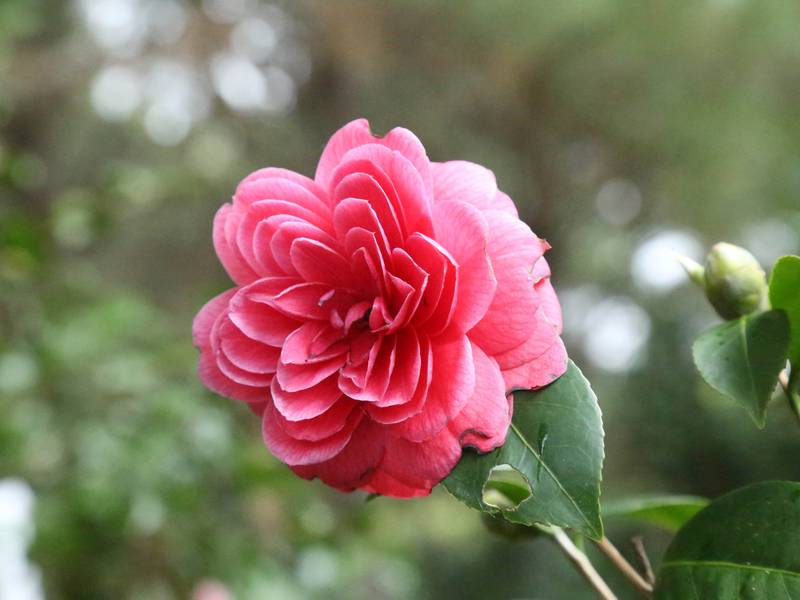
//> input picture Camellia_japonica.jpg, 800 x 600 px
$ ./main Camellia_japonica.jpg   (built with g++ and OpenCV 4)
//> lines starting //> are read from the running program, lines starting //| are printed output that depends on the picture
### padding.h
#pragma once

#include <opencv2/opencv.hpp>


enum Padding
{
	NOT_PADDED = 0,
	WHITE_PADDED = 1,
	BLACK_PADDED = 2
};


void addBorder(const cv::Mat& pSrc, cv::Mat& pDst, const uchar pBorderValue, const unsigned int pBorderSize);

### spacialFiltering.h
#pragma once

#include "padding.h"
#include <opencv2/opencv.hpp>
#include <vector>


void medianFilter(const cv::Mat& pSrc, cv::Mat& pDst, const unsigned int size = 3, const Padding pPad = NOT_PADDED);

### filtering.h
#pragma once

#include <opencv2/opencv.hpp>
#include <vector>


void negativeFilter(const cv::Mat& pSrc, cv::Mat& pDst);

void logarithmicFilter(const cv::Mat& pSrc, cv::Mat& pDst, const unsigned int c);

void powerFilter(const cv::Mat& pSrc, cv::Mat& pDst, const unsigned int c, const float gama);

void linearParts(const cv::Mat& pSrc, const unsigned int x1, const unsigned int y1, const unsigned int x2, const unsigned int y2, cv::Mat& pDst);

void bitPlaneSlice(const cv::Mat& pSrc, std::vector<cv::Mat>& pSlices);

void medianFilter(const cv::Mat& pSrc, cv::Mat& pDst);

### histogram.h
#pragma once

#include <opencv2/opencv.hpp>


void showHistogram(const cv::Mat& pHist, cv::Mat& pDst, const unsigned int pWidth, const unsigned int pHeight);

void calcHistogram(const cv::Mat& pSrc, cv::Mat& pDst);

void negativeFIlter(const cv::Mat& pSrc, cv::Mat& pDst);

### histogram.cpp
#include "histogram.h"
#include <math.h>
#include <algorithm>


void showHistogram(const cv::Mat& pHist, cv::Mat& pDst, const unsigned int pWidth, const unsigned int pHeight)
{
	int binWidth = cvRound((double) pWidth / pHist.cols);

	pDst = cv::Mat::zeros(pHeight, pWidth, CV_8U);
	cv::normalize(pHist, pHist, 0, pHeight, cv::NORM_MINMAX, -1, cv::Mat());

	for (unsigned int i = 0; i < pHist.cols; ++i)
	{
		cv::line(pDst, cv::Point(binWidth * i, pHeight),
			cv::Point(binWidth * i, pHeight - pHist.at<int>(i)),
			cv::Scalar(255, 255, 255), 1, 8, 0);
	}
}


void calcHistogram(const cv::Mat& pSrc, cv::Mat& pDst)
{
	pDst = cv::Mat::zeros(1, 256, CV_32S);

	for (int i = 0; i < pSrc.rows; i++)
	{
		for (int j = 0; j < pSrc.cols; j++)
		{
			pDst.at<int>(0, pSrc.at<uchar>(i, j)) += 1;
		}
	}
}


// [45 lines left out: function equalizeHistogram, not called in this run]

### main.cpp
#include <string>
#include <opencv2/opencv.hpp>
#include <vector>

#include "histogram.h"


int main(int argc, const char** argv)
{
	if (2 > argc)
	{
		std::cout << "Error: incorrect number of args.\n"
				   << "Usage: " << argv[0] << " <image>\n";
		return -1;
	}

	std::string filename(argv[1]);

	cv::Mat img = cv::imread(filename, cv::IMREAD_GRAYSCALE);
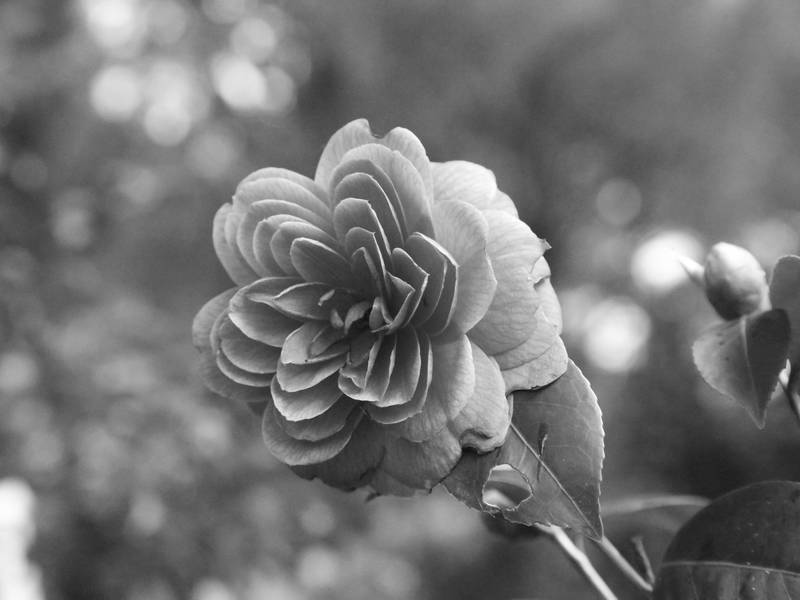
//> img: 600 rows x 800 cols, CV_8UC1; min 5, max 255, mean 116.3

	if (img.empty())
	{
		std::cerr << "Error: Cannot read " << filename << "\n";
		return -1;
	}


	cv::imshow(filename, img); // Imagem original

	cv::Mat hist;
	calcHistogram(img, hist);
//> after the loop in calcHistogram, `for (int i = 0; i < pSrc.rows; i++)`: pDst = 256 values, max 5827 at index 97, min 0 at index 0, mean 1875
//> hist has the same summary as pDst in calcHistogram

	cv::Mat histImg;
	showHistogram(hist, histImg, 512, 400);
//> in showHistogram, `cv::normalize(pHist, pHist, 0, pHeight, cv::NORM_MINMAX, -1, cv::Mat());`: pHist = 256 values, max 400 at index 97, min 0 at index 0, mean 128.7
//> after the loop in showHistogram, `for (unsigned int i = 0; i < pHist.cols; ++i)`:
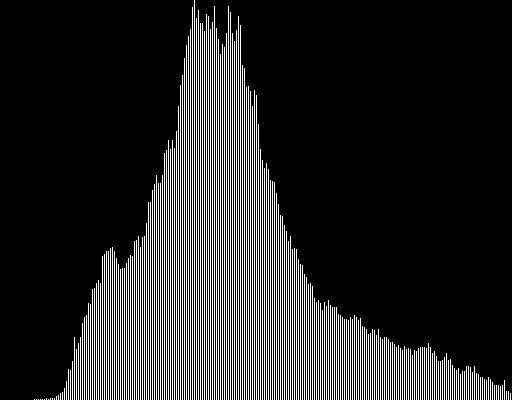
//> pDst: 400 rows x 512 cols, CV_8UC1; 16.1% white in thin lines or dots
//> hist has the same summary as pHist in showHistogram
	cv::imshow("histImg", histImg); // Histograma

	cv::Mat eqImg;
//> (the run ends here: the program needs code that is not available in this run, at `equalizeHistogram(img, eqImg);`)

$ run again, on chroma_key.jpg
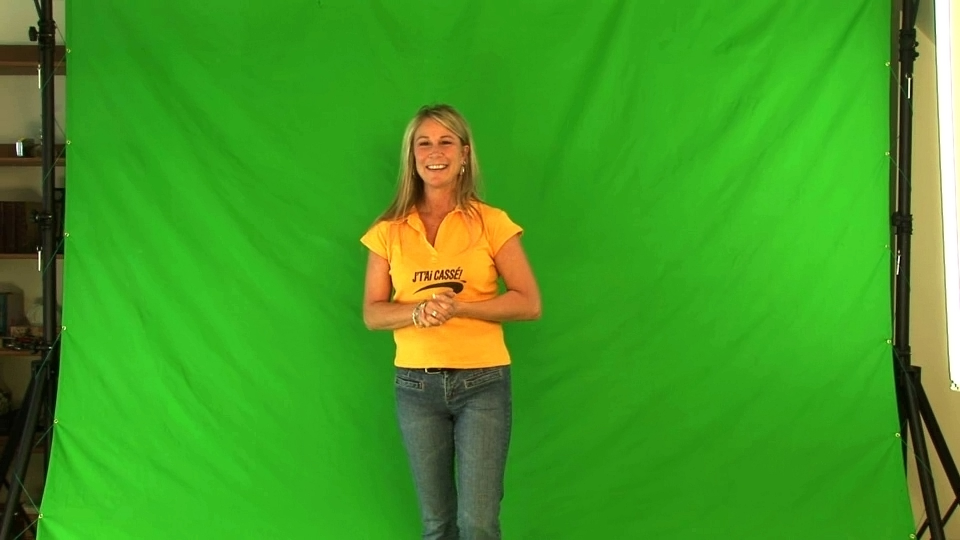
//> input picture chroma_key.jpg, 1920 x 1080 px (shown at 1/2 size)
//> `cv::Mat img = cv::imread(filename, cv::IMREAD_GRAYSCALE);`:
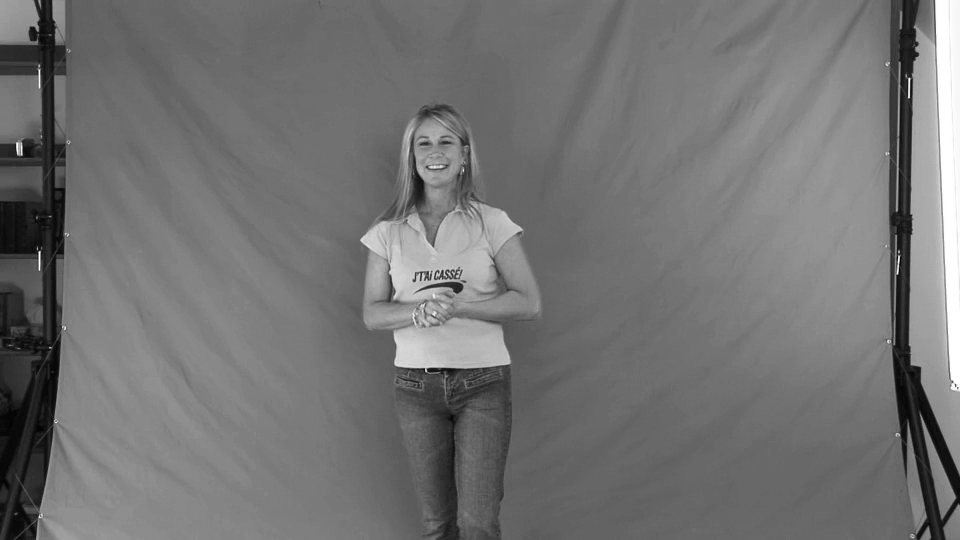
//> img: 1080 rows x 1920 cols, CV_8UC1 (shown at 1/2 size); min 0, max 255, mean 114.9
//> after the loop in calcHistogram, `for (int i = 0; i < pSrc.rows; i++)`: pDst = 256 values, max 71203 at index 104, min 8 at index 0, mean 8100
//> `calcHistogram(img, hist);`: hist has the same summary as pDst in calcHistogram
//> pHist = 256 values, max 400 at index 104, min 0 at index 0, mean 45.46
//> after the loop in showHistogram, `for (unsigned int i = 0; i < pHist.cols; ++i)`:
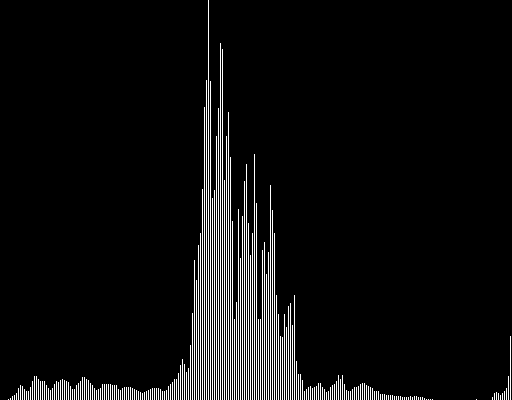
//> pDst: 400 rows x 512 cols, CV_8UC1; 5.7% white in thin lines or dots
//> `showHistogram(hist, histImg, 512, 400);`: hist has the same summary as pHist in showHistogram

$ run again, on einstein1.jpg
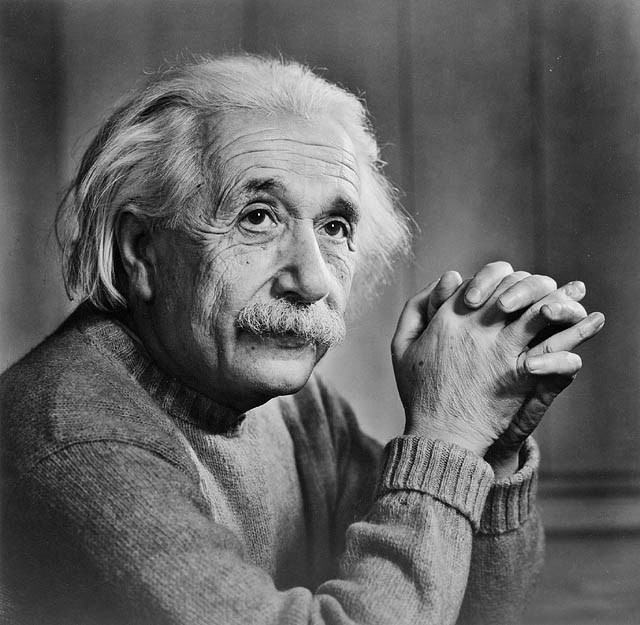
//> input picture einstein1.jpg, 640 x 625 px
//> img is the input picture: 625 rows x 640 cols, CV_8UC1; min 0, max 255, mean 97.9
//> after the loop in calcHistogram, `for (int i = 0; i < pSrc.rows; i++)`: pDst = 256 values, max 4693 at index 91, min 1 at index 253, mean 1562.5
//> `calcHistogram(img, hist);`: hist has the same summary as pDst in calcHistogram
//> pHist = 256 values, max 400 at index 91, min 0 at index 244, mean 133.1
//> after the loop in showHistogram, `for (unsigned int i = 0; i < pHist.cols; ++i)`:
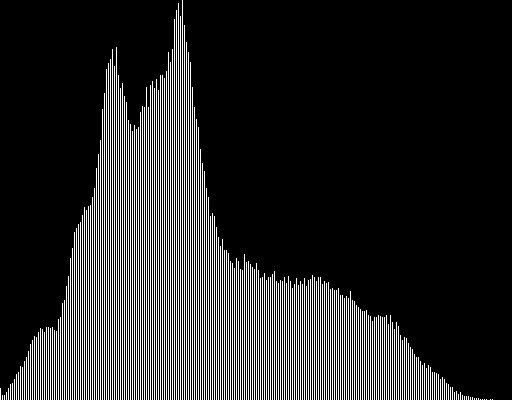
//> pDst: 400 rows x 512 cols, CV_8UC1; 16.6% white in thin lines or dots
//> `showHistogram(hist, histImg, 512, 400);`: hist has the same summary as pHist in showHistogram
